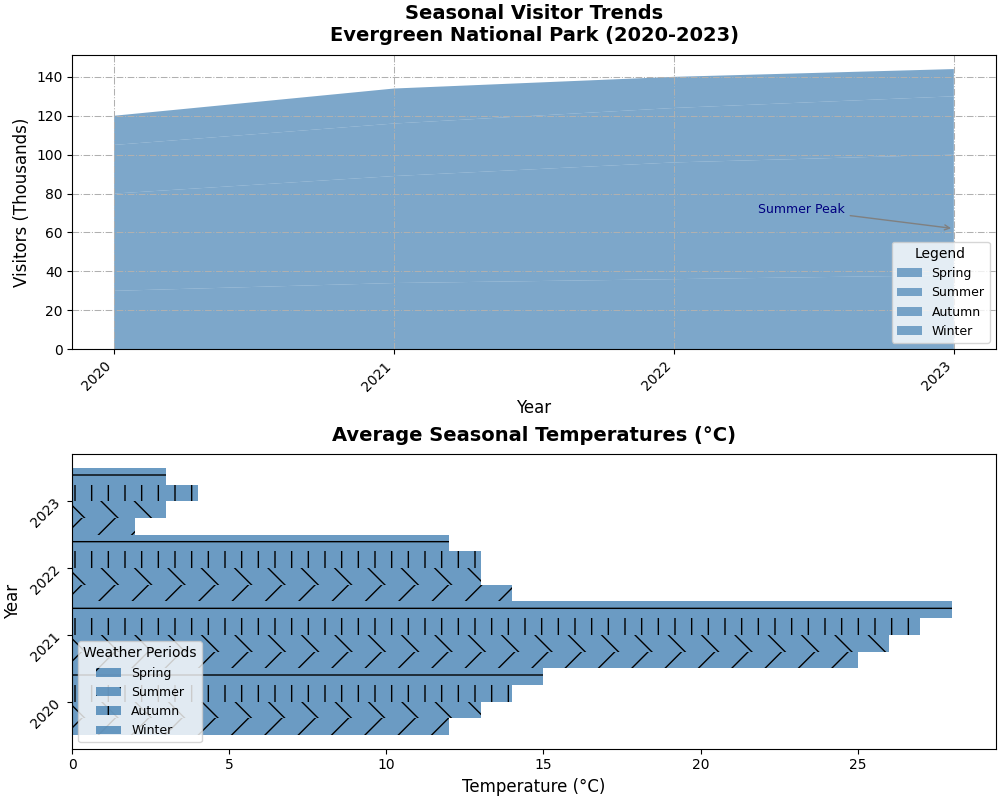

Recreate this plot in Python.
import matplotlib.pyplot as plt
import numpy as np

years = np.arange(2020, 2024)
seasons = ['Spring', 'Summer', 'Autumn', 'Winter']

visitors_spring = np.array([30, 34, 36, 38])
visitors_summer = np.array([50, 55, 60, 62])
visitors_autumn = np.array([25, 27, 28, 30])
visitors_winter = np.array([15, 18, 16, 14])

temps_spring = np.array([12, 13, 14, 15])
temps_summer = np.array([25, 26, 27, 28])
temps_autumn = np.array([14, 13, 13, 12])
temps_winter = np.array([2, 3, 4, 3])

fig, axs = plt.subplots(2, 1, figsize=(10, 8), constrained_layout=True)

axs[0].stackplot(years, visitors_spring, visitors_summer, visitors_autumn, visitors_winter,
                 labels=seasons, colors=['#4682B4'], alpha=0.7)
axs[0].set_title('Seasonal Visitor Trends\nEvergreen National Park (2020-2023)', fontsize=14, fontweight='bold', pad=10)
axs[0].set_xlabel('Year', fontsize=12)
axs[0].set_ylabel('Visitors (Thousands)', fontsize=12)
axs[0].set_xticks(years)
axs[0].set_xticklabels(years, rotation=45, ha='right')
axs[0].grid(True, linestyle='-.', linewidth=0.75)
axs[0].legend(loc='lower right', title='Legend', fontsize=9)
axs[0].annotate('Summer Peak', xy=(2023, 62), xytext=(2022.3, 70),
                arrowprops=dict(arrowstyle='->', color='gray'),
                fontsize=9, color='navy')

bar_width = 0.25
x_indices = np.arange(len(years))

for i, season in enumerate(seasons):
    axs[1].barh(x_indices + i * bar_width, 
                [temps_spring[i], temps_summer[i], temps_autumn[i], temps_winter[i]], 
                bar_width, label=season, color='#4682B4', alpha=0.8, hatch=['/', '\\', '|', '-'][i])

axs[1].set_title('Average Seasonal Temperatures (°C)', fontsize=14, fontweight='bold', pad=10)
axs[1].set_xlabel('Temperature (°C)', fontsize=12)
axs[1].set_ylabel('Year', fontsize=12)
axs[1].set_yticks(x_indices + bar_width * 1.5)
axs[1].set_yticklabels(years, rotation=45, ha='right')
axs[1].legend(loc='lower left', title='Weather Periods', fontsize=9)
axs[1].grid(False)

plt.show()
